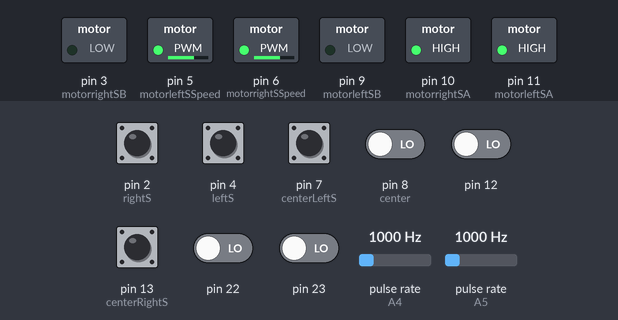
The sketch below on a simulated Arduino Uno, built with avr-gcc and run on an emulated ATmega328P. On the bench: switched loads named in the sketch (green lamp = pin HIGH). Wiring (inferred from the names in the program): 2 × pulse sensor: data A4 / data A5. Inputs (shaded band) come from the test bench; at power-on: pin 2 (rightS), pin 4 (leftS), pin 7 (centerLeftS), pin 8 (center), pin 12, pin 13 (centerRightS), pin 22, pin 23 LOW, pulse rate (sensors on A4, A5) 1000 Hz. What the sketch prints to the serial monitor is not drawn.

Above: at 1.2 s.
1.3 s: pulse rate (sensor on A4) set to 0 Hz
At 2.3 s:
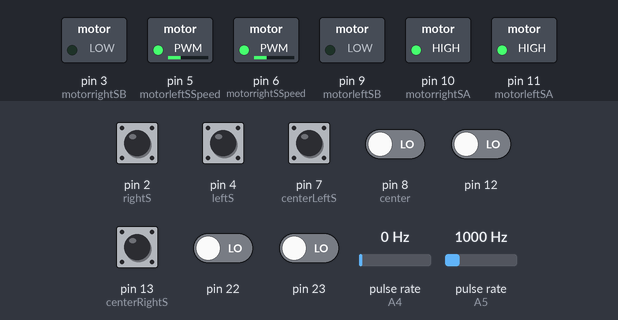
At 3.9 s:
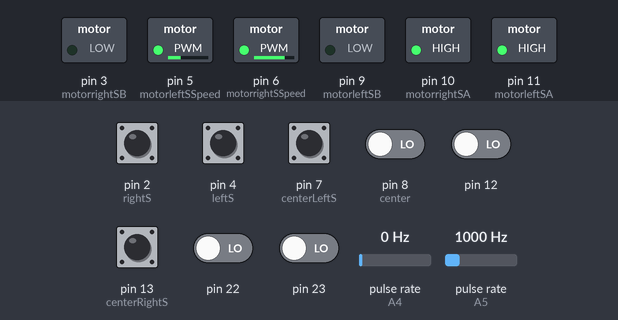
4.3 s: pulse rate (sensor on A4) set to 100 Hz
At 5.2 s:
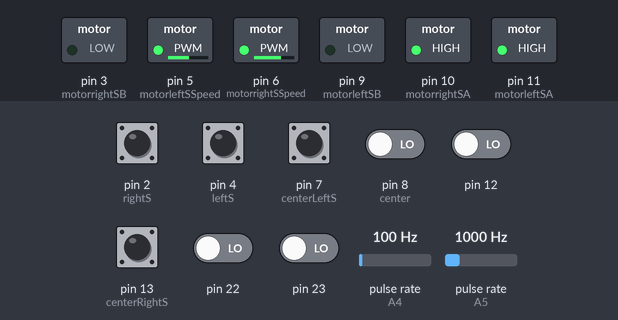
7.3 s: pulse rate (sensor on A5) set to 2500 Hz
10.3 s: pulse rate (sensor on A5) set to 100 Hz
13.3 s: pin 4 (leftS) pulled HIGH for 0.15 s
At 13.84 s:
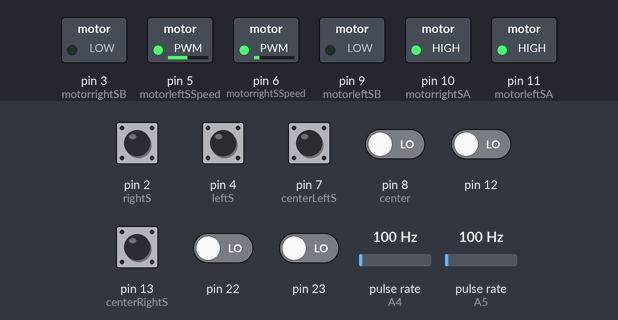
16.4 s: pin 7 (centerLeftS) pulled HIGH for 0.15 s
Timing chart, 0 to 20.5 s (numbered marks = the images above; inputs shaded):
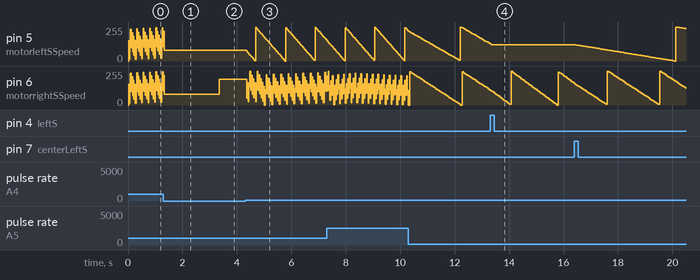

Measured:
- after the input at 1.3 s, pin 5 (motorleftSSpeed): goes on until 1.3 s, then stays 80/255
- after the input at 4.3 s, pin 5 (motorleftSSpeed): ramps from 253/255 to 0/255 and jumps back, once every 1.1 s
- after the input at 13.3 s, pin 5 (motorleftSSpeed): goes on until 13.4 s, then stays 122/255
- by itself, pin 6 (motorrightSSpeed): ramps from 253/255 to 5/255 and jumps back, once every 1.9 s

The sketch:

PID_interrupt_2_motors_ErrorPoint_Change_9.ino
```cpp
#include <stdio.h>
#include <SoftwareSerial.h>

/*This program drives the wheels of the robot forward and uses the tacometers to count the rotations in ticks
The ticks is summed in the variables int stateLeftTaco and int stateRightTaco. Speed is controlled with the variables slowL
and slowR*/

/* ======================================= Pins setup =========================================== */

int bluetoothTx = A0;  // TX-O pin of bluetooth
int bluetoothRx = A1;  // RX-I pin of bluetooth
SoftwareSerial bluetooth(bluetoothTx, bluetoothRx);

//Taco meters pins
  const int leftTacho=A4;
  const int rightTacho=A5;

// sensors pins
  int center = 8;         //hvid PB0
  int centerLeftS = 7;    //lilla PD7
  int centerRightS = 13;  //grøn PB5
  int leftS = 4;          //blå PD4
  int rightS = 2;         //brun PD0

// motor pins
  int motorleftSA=11; // pin 11 på arduino forbundet til pin 2 på motor driver
  int motorrightSA=10; // pin 10 på arduino forbundet til pin 10 på motor driver
  int motorleftSB=9; // pin 9 på arduino forbundet til pin 7 på motor driver
  int motorrightSB=3; // pin 3 på arduino forbundet til pin 15 på motor driver

  int motorleftSSpeed=5; // pin 5 på arduino forbundet til pin 1 på motor driver
  int motorrightSSpeed=6; // pin 6 på arduino forbundet til pin 9 på motor driver

/* ======================================= Pins setup End =========================================== */

/* ====================================== global variables ==========================================*/

  //variables for PID functions
  const float Kp_value = 2.5; // 1: 2.5 ; 2: 4 ; 3: 5 ; 4:
  const float Ki_value = 0.0000;
  const float Kd_value = 2.35; // 1: (2.35 - 2.5) ; 2: (3.9 - 4) ; 3: 4.9

  //variables for PID line sensors
  float KpLine=0, KiLine=0.0, KdLine=0;
  float PLine=0, ILine=0, DLine=0, PID_value=0;
  float previous_error=0, previous_I=0;

  // starting pwm for both motors
  short int old_DutyL = 68;
  short int old_DutyR = 68;

  // value in Hz
  float EXT_SetPoint = 50; // standart 40 Hz

  // error value
  float EPchangeL;
  float EPchangeR;

  // Freq. for each tacho
  float TachoLeftFreq = 0;
  float TachoRightFreq = 0;

  // time for PID
  float old_PID_time = millis();
  float new_PID_time = 0;
  float timeDiff = 0;
  int counter = 0;

  //start and stop from bluetooth
  int go=1; //used to determine start or stop from bluetooth buttons. 1=start 0=stop

/* ==================================== global variables End =========================================*/

// ======================================= Function prototypes =======================================
  void tachoFunction(); // function to check tachos, the time periode / frequencies, used for checking error
  void ReadSensors();   // use for line following
  // PID function for motor control. requires pwm input as starting point
  int PIDFunctionL(int PWMSignal, int InputSetPoint, float SensorError);
  int PIDFunctionR(int PWMSignal, int InputSetPoint, float SensorError);

  // bluetooth
  int func_BT_init (void); //initializes bluetooth, call it in setup
  int func_BTGraph(int HertzL, int HertzR, int SetPoint); //prints 3 variables to a BlueTooth graph
  int func_BTPIDLValues(float P, float I, float D); //Prints PID variables to BlueTooth console
  int func_BTPIDRValues(float P, float I, float D); //Prints PID variables to BlueTooth console
  int func_BTreadbuttons (void); //Reads BlueTooth buttons when called
// ===================================== Function prototypes End =====================================

/* ****************************************** Setup Start *********************************************** */
void setup() {
/* ====================================== pin direction setup ====================================== */
  // sensors
  pinMode (center, INPUT);
  pinMode (centerLeftS, INPUT);
  pinMode (centerRightS, INPUT);
  pinMode (leftS, INPUT);
  pinMode (rightS, INPUT);

  // motors
  pinMode (motorleftSA, OUTPUT);
  pinMode (motorrightSA, OUTPUT);
  pinMode (motorleftSB, OUTPUT);
  pinMode (motorrightSB, OUTPUT);
  pinMode (motorleftSSpeed, OUTPUT);
  pinMode (motorrightSSpeed, OUTPUT);

  //Tacho meters
  pinMode(rightTacho, INPUT);
  pinMode(leftTacho, INPUT);

/* ====================================== pin direction setup End ====================================== */

  Serial.begin(9600);
  //func_BT_init(); //initialize bluetooth and clear graph

// ====================================== moter speed settings ======================================
  // forward dirction for left motor
  digitalWrite(motorleftSA, 1);
  digitalWrite(motorleftSB, 0);

  // forward dirction for right motor
  digitalWrite(motorrightSA, 1);
  digitalWrite(motorrightSB, 0);

// ==================================== moter speed settings End =====================================
}
/* ****************************************** Setup end ************************************************* */

/* **************************************** void loop start ********************************************* */
void loop() {
  // serial print setpoint
  Serial.print(EXT_SetPoint);
  Serial.print(" ");
  //func_BTreadbuttons (); //Read BlueTooth buttons
  if (go==1) //start has been pressed
  {
    // drive forward, using PWM
    analogWrite(motorleftSSpeed, old_DutyL);  // use PWM values for left motor, initial PWM and after changed using PID
    analogWrite(motorrightSSpeed, old_DutyR); // use PWM values for right motor, initial PWM and after changed using PID

    // Read sensors to follow line, and change error for PID accordingly to the line
    ReadSensors();

    // Read values from tacho, store freq. value for both in a variable for each
    ReadTacho();


    // calls PID functions for both motors and store returned result for use next time functuion is called

      //new_PID_time=millis(); //read millis into newvalue
      //timeDiff = new_PID_time - old_PID_time; //calculate the period
      //old_PID_time = new_PID_time; //update oldvalue with new value
      //Serial.print("Time: ");
      //Serial.println(timeDiff);

      old_DutyL = PIDFunctionL(old_DutyL , EXT_SetPoint, EPchangeL); // PID_value er error fra line sensor
      old_DutyR = PIDFunctionR(old_DutyR , EXT_SetPoint, EPchangeR); // PID_value er error fra line sensor
      //func_BTGraph(TachoLeftFreq, TachoRightFreq, EXT_SetPoint); //write Hertz and setpoint values to bluetooth graph


  }
  else
  {
    analogWrite(motorleftSSpeed, 0);
    analogWrite(motorrightSSpeed, 0);
  }
}
/* ****************************************** void loop end ********************************************* */

/*===================================== functions ======================================*/
/* ************************************ PID functions ********************************* */
  // ================================== PID function L ================================
  int PIDFunctionL(int PWMSignal, int InputSetPoint, float SensorError){

    short int Error;    // error value taco left
    float PL;            // Holds the calculated Proportional value for taco left
    float IL;            // integral for left taco
    short int I_error;  // Holds the calculated Integral value for left taco
    float DL;            // Holds the calculated Differential value for left taco
    short int D_error;  // Holds the derivative error for left taco
    int SetPoint = InputSetPoint + SensorError;
    short int old_PWM = PWMSignal; // store function input (pwm) for use in function
    short int New_PWM = 0;

    // Error of Set point vs FB for left taco
    Serial.print(SetPoint);
    Error = (SetPoint - TachoLeftFreq);  // setpoint is wished value, FB is output from taco
    if(Error == 0) // error equal to 0 means that the desired PWM value is reached. As a result is the cumulative error reset, to prevent a wind up effect
    {
      I_error = 0;
    }

    // P factor and error
    PL = Kp_value * Error;

    // I_erro over time factor of the I term
    I_error += Error;

    // Set up a Integral windup protection. Set a max and a min level for the I error

    // I factor over time. Remember I is error over time. Which means if error is 1 over two iteration error is now 2
    IL = Ki_value * I_error;

    // D factor of the PID
    DL = Kd_value * (D_error - Error);

    // The New error becomes the error the D expects and if not the same it will adjust for it.
    D_error = Error;

    // the PID SUM Logic
    New_PWM = old_PWM + (PL + IL + DL);

    //load the new duty cycle to the variable of the old so you can adjust for it.
    old_PWM = New_PWM;

    // Implement a min max for your PWM value before you send it further.

    constrain(old_PWM,0,255);

    //Serial.print("L: ");
    //Serial.print(old_PWM);

    analogWrite(motorleftSSpeed, old_PWM);
    //func_BTPIDLValues(PL,IL,DL); //write P,I and D values to bluetooth console
    return old_PWM;

  }
  // ============================== PID function L End ================================

// PID function R
  int PIDFunctionR(int PWMSignal, int InputSetPoint, float SensorError){

    short int Error;    // error value taco right
    float PR;        // Holds the calculated Proportional value for taco right
    float IR;        // integral for right taco
    short int I_error;  // Holds the calculated Integral value for right taco
    float DR;        // Holds the calculated Differential value for right taco
    short int D_error;  // Holds the derivative error for right taco
    int SetPoint = InputSetPoint + SensorError;
    short int old_PWM = PWMSignal; // store function input (pwm) for use in function
    short int New_PWM = 0;
    // Error of Set point vs FB for right taco
    Serial.print(SetPoint);
    Error = (SetPoint - TachoRightFreq); // setpoint is wished value, FB is output from taco
    if(Error == 0) // error equal to 0 means that the desired PWM value is reached. As a result is the cumulative error reset, to prevent a wind up effect
    {
      I_error = 0;
    }

    // P factor and error
    PR = Kp_value * Error;

    // I_erro over time factor of the I term
    I_error += Error;

    // Set up a Integral windup protection. Set a max and a min level for the I error

    // I factor over time. Remember I is error over time. Which means if error is 1 over two iteration error is now 2
    IR = Ki_value * I_error;

    // D factor of the PID
    DR = Kd_value * (D_error - Error);
    // The New error becomes the error the D expects and if not the same it will adjust for it.
    D_error = Error;

    // the PID SUM Logic
    New_PWM = old_PWM + (PR + IR + DR);

    //load the new duty cycle to the variable of the old so you can adjust for it.
    old_PWM = New_PWM;

    constrain(old_PWM,0,255);

    //Serial.print(" - R: ");
    //Serial.println(old_PWM);

    // You can also implement a min max for your PWM value before you send it further.
    analogWrite(motorrightSSpeed, old_PWM);
    //func_BTPIDRValues(PR,IR,DR); //write P,I and D values to bluetooth console
    return old_PWM;

}
/* ************************************ PID functions ********************************* */
/* ********************************* Tachometer readings ****************************** */
  void ReadTacho()
  {
    // Combined timePeriode for low and high in mili sec
    float LeftTimePeriod = 0;
    float RightTimePeriod = 0;

    //high and low time periode for left tacho
    LeftTimePeriod += pulseIn(leftTacho, HIGH);
    LeftTimePeriod += pulseIn(leftTacho, LOW);
    TachoLeftFreq = 1000000/LeftTimePeriod;
    //Serial.print("FreqR: ");
    Serial.print(TachoLeftFreq);
    Serial.print(" ");

    //high and low time periode for right tacho
    RightTimePeriod += pulseIn(rightTacho, HIGH);
    RightTimePeriod += pulseIn(rightTacho, LOW);
    TachoRightFreq = 1000000/RightTimePeriod;
    //Serial.print(" - FreqL: ");
    Serial.println(TachoRightFreq);

  }

/* ********************************* Tachometer readings ****************************** */

/* ********************************* Sensor read start ******************************** */
  void ReadSensors()
  {

/*
 * X0000 = B00010000
 * XX000 = B10010000
 * 0X000 = B10000000
 * 0XX00 = B10000001
 * 00X00 = B00000001
 * 00XX0 = B00100001
 * 000X0 = B00100000
 * 000XX = B00100100
 * 0000X = B00000100
 * 00000 = B00000000
 */
    //int val = 0;

    // Sensor state - read sensors and store in var
    int SenseB=PINB & B00100001; //read port B sensor pins
    int SenseD=PIND & B10010100; //read port D sensor pins
    int val=SenseB|SenseD;

  switch (val)
    {
      case B00000001: // OOXOO
        EPchangeR = 0;
        EPchangeL = 0;
      break;

      case B10000001: // OXXOO
        EPchangeL = 30;
        EPchangeR = -2;
      break;

      case B10000000: // OXOOO
        EPchangeL = 35;
        EPchangeR = -4;
      break;

      case B10010000: // XXOOO
        EPchangeL = 40;
        EPchangeR = -6;
      break;

      case B00010000: // XOOOO
        EPchangeL = 45;
        EPchangeR = -8;
      break;

      case B00100001: // OOXXO
        EPchangeL = -2;
        EPchangeR = 30;
      break;

      case B00100000: // OOOXO
        EPchangeL = -4;
        EPchangeR = 35;
      break;

      case B00100100: // OOOXX
        EPchangeL = -6;
        EPchangeR = 40;
      break;

      case B00000100: // OOOOX
        EPchangeL = -8;
        EPchangeR = 45;
      break;

      case B00000000:  // OOOOO
        if(EPchangeL == 45)
          {
            EPchangeL = 50;
            EPchangeR = -10;
          }
        else if(EPchangeR == 45)
          {
            EPchangeL = -10;
            EPchangeR = 50;
          }
      break;
    }
  }

/* ********************************** Sensor read end  ******************************** */

/* ********************************** Bluetooth start ********************************* */
int func_BT_init (void) //initializes bluetooth, call it in setup
  {
    bluetooth.begin(115200);  // The Bluetooth Mate defaults to 115200bps
    bluetooth.print("$");  // Print three times individually
    bluetooth.print("$");
    bluetooth.print("$");  // Enter command mode
    delay(100);  // Short delay, wait for the Mate to send back CMD
    bluetooth.println("U,9600,N");  // Temporarily Change the baudrate to 9600, no parity
    // 115200 can be too fast at times for NewSoftSerial to relay the data reliably
    bluetooth.begin(9600);  // Start bluetooth serial at 9600
    bluetooth.print("*GC*"); //Clear bluetooth graph
  }

int func_BTGraph(int HertzL, int HertzR, int SetPoint) //prints 3 variables to a BlueTooth graph
  {
    bluetooth.print("*G"); //select graph
    bluetooth.print(HertzL); //print HertzL to trace 1
    bluetooth.print(".1");
    bluetooth.print(",");
    bluetooth.print(HertzR); //print HertzR to trace 2
    bluetooth.print(".2");
    bluetooth.print(",");
    bluetooth.print(SetPoint); //print SetPoint to trace 3
    bluetooth.print(".3*");
  }

int func_BTPIDLValues(float P, float I, float D) //Prints PID variables to BlueTooth console
  {
    bluetooth.print("*A"); //select console 1
    bluetooth.print("PL="); //print P to console
    bluetooth.println(P);

    bluetooth.print("IL="); //print I to console 1
    bluetooth.println(I);

    bluetooth.print("DL="); //print D to console 1
    bluetooth.println(D);
    bluetooth.println(""); //insert a blank line to make it look pretty
    bluetooth.print("*"); // end of write to console 1
  }

int func_BTPIDRValues(float P, float I, float D) //Prints PID variables to BlueTooth console
  {
    bluetooth.print("*C"); //select console 1
    bluetooth.print("PR="); //print P to console
    bluetooth.println(P);

    bluetooth.print("IR="); //print I to console 1
    bluetooth.println(I);

    bluetooth.print("DR="); //print D to console 1
    bluetooth.println(D);
    bluetooth.println(""); //insert a blank line to make it look pretty
    bluetooth.print("*"); // end of write to console 1
  }

int func_BTreadbuttons (void) //Reads BlueTooth buttons when called
  {
    if(bluetooth.available())  // If the bluetooth app sent any characters
    {
      char btn=((char)bluetooth.read()); //store the received in btn
      if (btn==0x53) //if char S is received
      {
      bluetooth.print("*B"); //select console 2
      bluetooth.println("Start"); //print start to console 2
      bluetooth.print("*"); // end of write to console 1
      go=1; // set go to 1 to start the program
      }
        if (btn==0x52) //if char R is received
        {
        bluetooth.print("*B"); //select console 2
        bluetooth.println("Stop"); //print stop to console 2
        bluetooth.print("*"); //end of write to console 1
        go=0; //set go to 0 to stop the program
        }
          if (btn==0x58) //if char X is received
          {
          bluetooth.print("*B"); //select console 2
          bluetooth.println("Clear"); //print clear to console 2
          bluetooth.print("*GC*"); //clear graph
          }
   } // else nothing
  }

/* ********************************** Bluetooth end *********************************** */

/*===================================== functions ======================================*/
```
